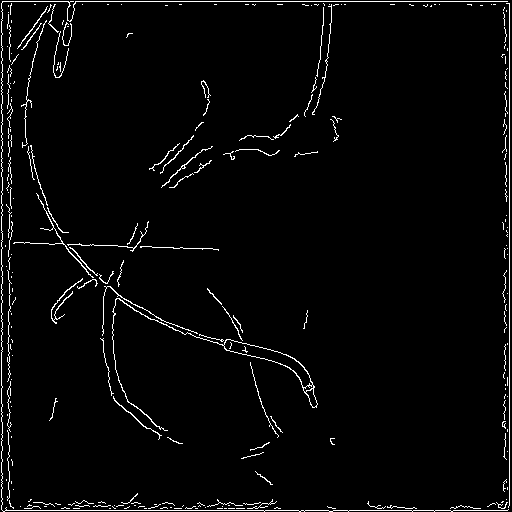
#> input picture Dataset/arcade/stenosis/test/images_canny/img/297.png, 512 x 512 px; its folder holds only this picture in this run
$ python img_transform_prewitt.py
#> lines starting #> are read from the running program, lines starting #| are printed output that depends on the picture
import os
import cv2 as cv
import numpy as np


def prewitt_detection(split):
#> called with split = 'val'
    path = os.path.join(os.getcwd(),'Dataset','arcade','stenosis',split,'images','img')


    for image in os.listdir(path):
        os.chdir(path)
        img = cv.imread(image,cv.IMREAD_GRAYSCALE)
#> img: shape (512, 512); 2.9% white in thin lines or dots
        os.chdir(os.path.join(os.getcwd(),'..','..'))
        kernelx = np.array([[1,1,1],[0,0,0],[-1,-1,-1]])
        kernely = np.array([[1,0,-1],[1,0,-1],[1,0,-1]])

        img_prewittx = cv.filter2D(img,-1,kernelx)
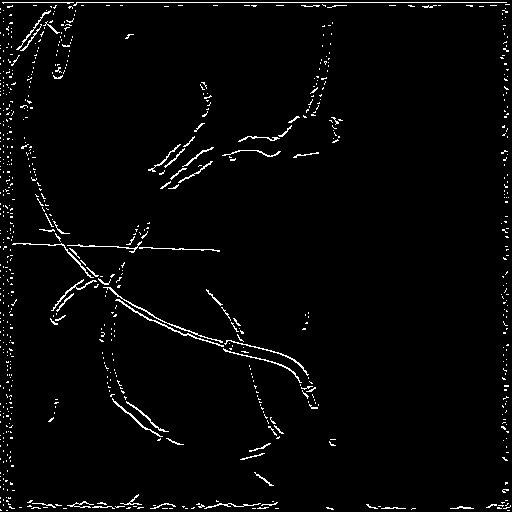
#> img_prewittx: shape (512, 512); 2.5% white in thin lines or dots
        img_prewitty = cv.filter2D(img,-1,kernely)
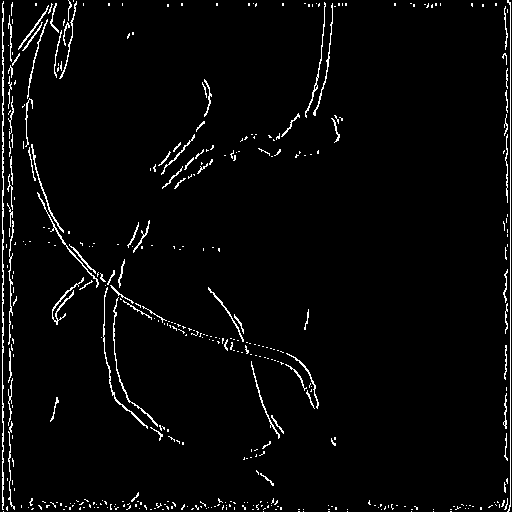
#> img_prewitty: shape (512, 512); 3.1% white in thin lines or dots

        abs_grad_x = cv.convertScaleAbs(img_prewittx)
        abs_grad_y = cv.convertScaleAbs(img_prewitty)

        grad = cv.addWeighted(abs_grad_x,0.5,abs_grad_y,0.5,0)
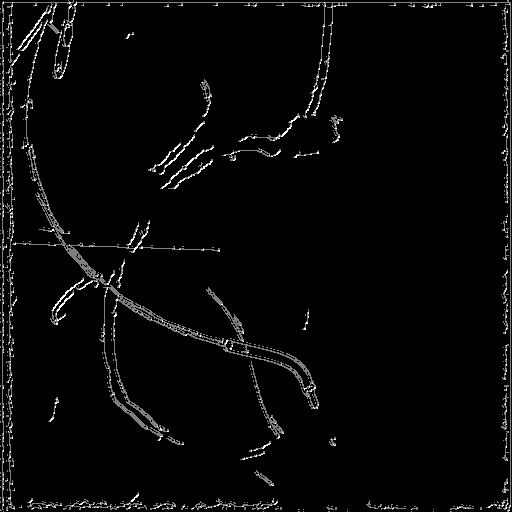
#> grad: shape (512, 512); min 0, max 255, mean 7.2
        os.chdir(os.path.join(os.getcwd(),'images_prewitt','img'))
        cv.imwrite(image,grad)


def main():
    prewitt_detection('val')


if __name__ == "__main__":
    main()

$ run again, on Dataset/arcade/stenosis/test/images_kirsch/img/106.png
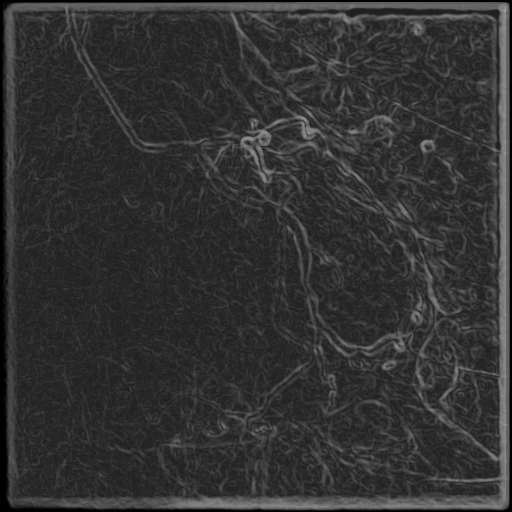
#> input picture Dataset/arcade/stenosis/test/images_kirsch/img/106.png, 512 x 512 px
#> in prewitt_detection, img is the input picture: shape (512, 512); min 0, max 160, mean 50.1
#> in prewitt_detection, `img_prewitty = cv.filter2D(img,-1,kernely)`:
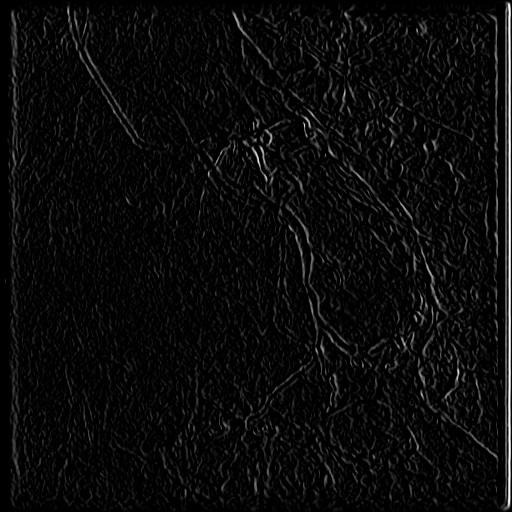
#> img_prewitty: shape (512, 512); min 0, max 255, mean 10.3
#> in prewitt_detection, `grad = cv.addWeighted(abs_grad_x,0.5,abs_grad_y,0.5,0)`:
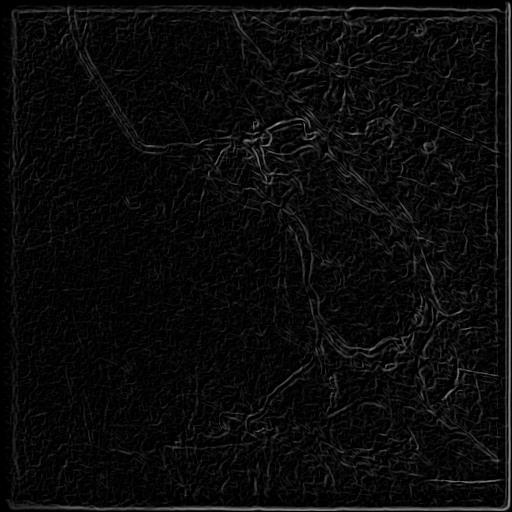
#> grad: shape (512, 512); min 0, max 151, mean 10.6

$ run again, on Dataset/arcade/stenosis/test/images_canny/img/53.png
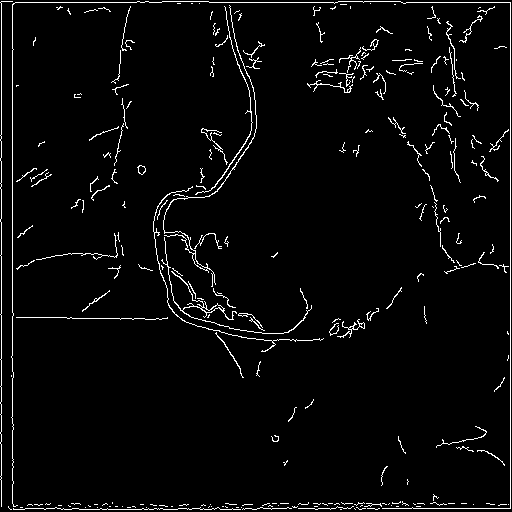
#> input picture Dataset/arcade/stenosis/test/images_canny/img/53.png, 512 x 512 px
#> img: shape (512, 512); 3.4% white in thin lines or dots
#> img_prewittx: shape (512, 512); 3.4% white in thin lines or dots
#> in prewitt_detection, `img_prewitty = cv.filter2D(img,-1,kernely)`:
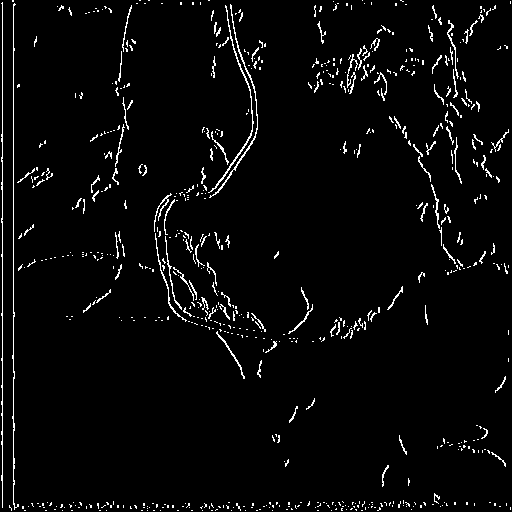
#> img_prewitty: shape (512, 512); 3.4% white in thin lines or dots
#> in prewitt_detection, `grad = cv.addWeighted(abs_grad_x,0.5,abs_grad_y,0.5,0)`:
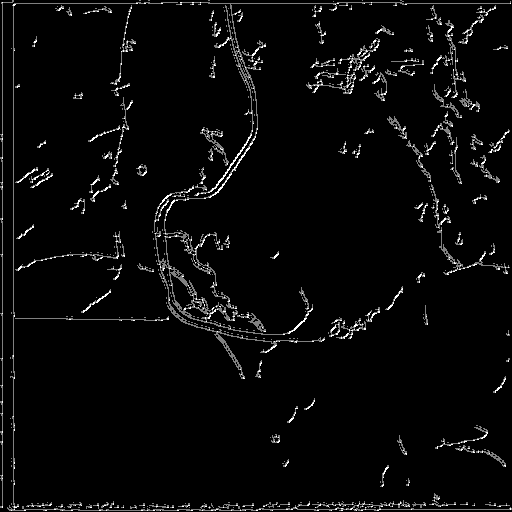
#> grad: shape (512, 512); min 0, max 255, mean 8.7
